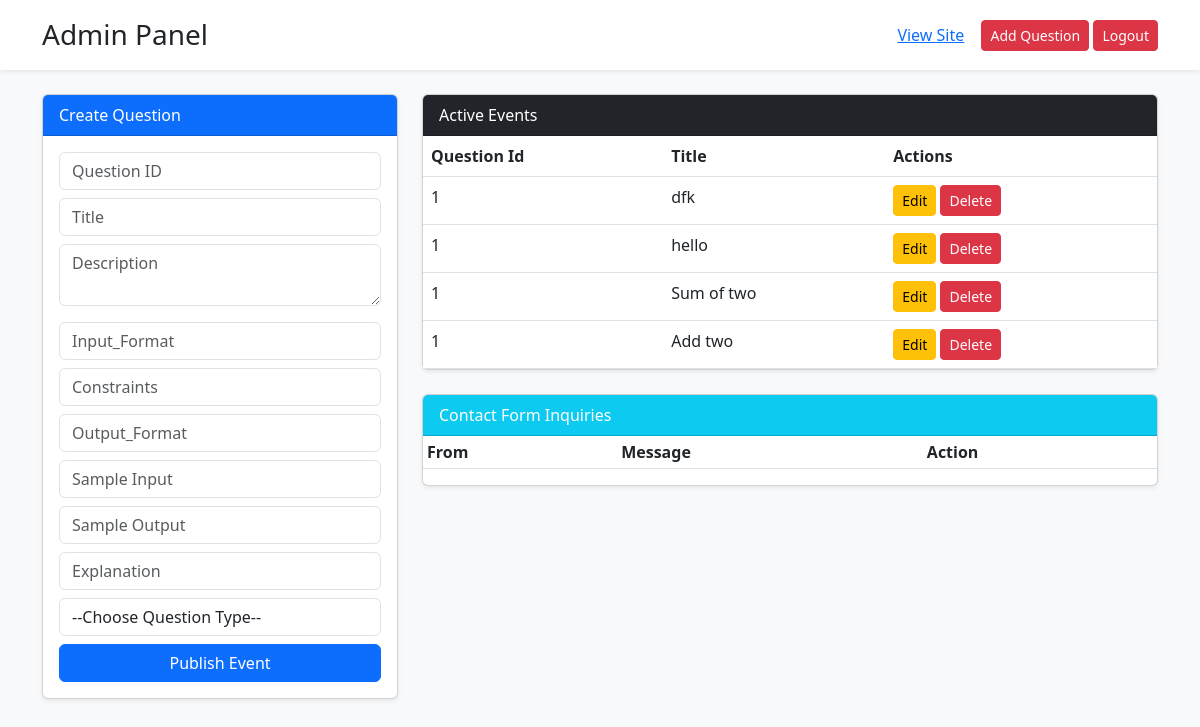
The page /admin (signed in) on the database its author committed.
### app.py (models this page shows)
class Question(db.Model):
    id = db.Column(db.Integer, primary_key=True)
    question_id = db.Column(db.String(10))
    title = db.Column(db.String(50))
    description = db.Column(db.Text)
    input_format = db.Column(db.String(100))
    constraints = db.Column(db.String(100))
    output_format = db.Column(db.String(100))
    sample_input = db.Column(db.String(100))
    sample_output = db.Column(db.String(100))
    explanation = db.Column(db.Text)
    difficulty = db.Column(db.String(100))

### app.py (the view)
@app.route('/admin')
@login_required
def admin_panel():
    messages = Message.query.all()
    questions = Question.query.all()
    return render_template('admin.html',  messages=messages, questions=questions)

### app.py (called while the page is built)
@login_manager.user_loader
def load_user(user_id):
    return User.query.get(int(user_id))

### templates/admin.html (shortened to what this page needs)
<!DOCTYPE html>
<html lang="en">
<head>
    <link href="https://cdn.jsdelivr.net/npm/bootstrap@5.3.0/dist/css/bootstrap.min.css" rel="stylesheet">
</head>
<body class="bg-light">
    <div class="container-fluid bg-white shadow-sm mb-4 p-3">
        <div class="container d-flex justify-content-between align-items-center">
            <h3 class="m-0 text-dark">Admin Panel</h3>
            <div>
                <a href="/student_problem_view" class="btn btn-link">View Site</a>
                <a href="/admin/question_add" class="btn btn-danger btn-sm">Add Question</a>
                <a href="/logout" class="btn btn-danger btn-sm">Logout</a>
            </div>
        </div>
    </div>
    <div class="container">
        <div class="row">
            <div class="col-lg-4">
                <div class="card mb-4 shadow-sm">
                    <div class="card-header bg-primary text-white">Create Question</div>
                    <div class="card-body">
                        <form action="/admin/question_add" method="POST">
                            <input type="text" name="question_id" class="form-control mb-2" placeholder="Question ID" required>
                            <input type="text" name="title" class="form-control mb-2" placeholder="Title" required>
                            <textarea name="description" class="form-control mb-3" placeholder="Description"></textarea>
                            <input type="text" name="input_format" class="form-control mb-2" placeholder="Input_Format" required>
                            <input type="text" name="constraints" class="form-control mb-2" placeholder="Constraints" required>
                            <input type="text" name="output_format" class="form-control mb-2" placeholder="Output_Format" required>
                            <input type="text" name="sample_input" class="form-control mb-2" placeholder="Sample Input" required>
                            <input type="text" name="sample_output" class="form-control mb-2" placeholder="Sample Output" required>
                            <input type="text" name="explanation" class="form-control mb-2" placeholder="Explanation" required>
                            <select class="form-control mb-2" name="difficulty">
                                <option value="choose">--Choose Question Type--</option>
                            </select>
                            <button class="btn btn-primary w-100">Publish Event</button>
                        </form>
                    </div>
                </div>
            </div>
            <div class="col-lg-8">
                <div class="card shadow-sm mb-4">
                    <div class="card-header bg-dark text-white">Active Events</div>
                    <div class="table-responsive">
                        <table class="table table-hover mb-0">
                            <thead><tr><th>Question Id</th><th>Title</th><th>Actions</th></tr></thead>
                            <tbody>
                                {% for q in questions %}
                                <tr>
                                    <td>{{ q.question_id }}</td>
                                    <td>{{ q.title }}</td>
                                    <td>
                                        <a href="/admin/update/{{ q.id }}" class="btn btn-warning btn-sm">Edit</a>
                                        <a href="/admin/delete_question/{{ q.id }}" class="btn btn-danger btn-sm">Delete</a>
                                    </td>
                                </tr>
                                {% endfor %}
                            </tbody>
                        </table>
                    </div>
                </div>
                <div class="card shadow-sm">
                    <div class="card-header bg-info text-white">Contact Form Inquiries</div>
                    <div class="table-responsive">
                        <table class="table table-sm">
                            <thead><tr><th>From</th><th>Message</th><th>Action</th></tr></thead>
                        </table>
                    </div>
                </div>
            </div>
        </div>
    </div>
</body>
</html>

### rows shown on the page
Question: question_id "1", title "dfk"
Question: question_id "1", title "hello"
Question: question_id "1", title "Sum of two"
Question: question_id "1", title "Add two"
